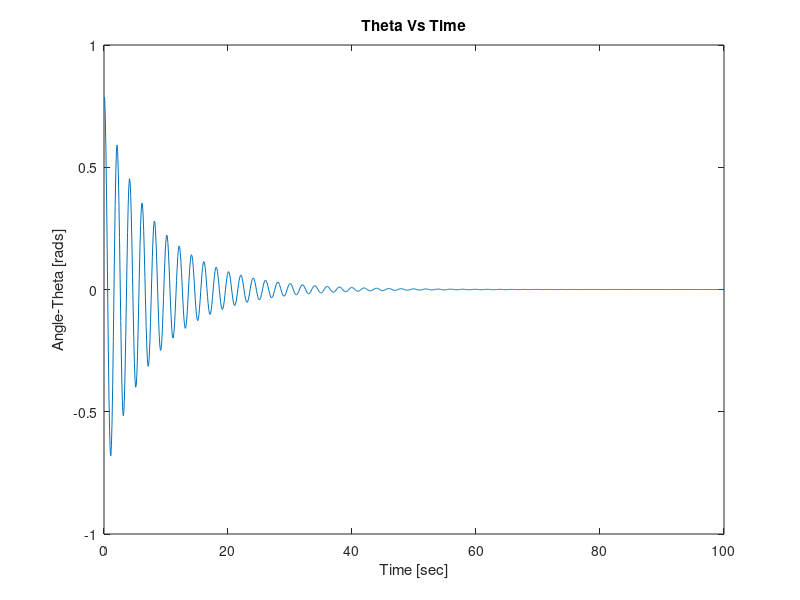
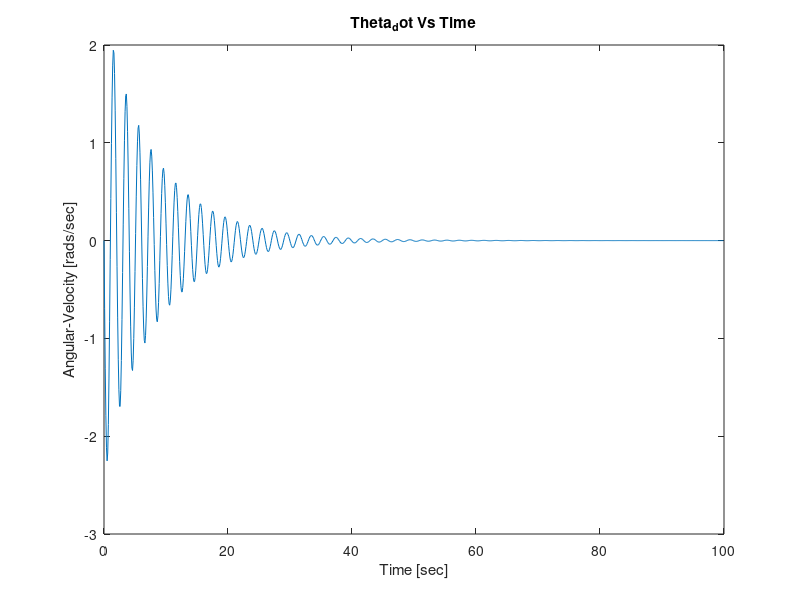

Source code (MATLAB) for these figures, in order: (Note: this script raises an error after producing the figures.)


%% Pendulum Equations
g = -9.81; 
L = 1; 
b = 1.2;
dt = .1;
t_tot = 100; 
sim_len = t_tot/dt;

t = [0:dt:(t_tot-.1)];

% % Define Initial Conditions 
% x1_0 = pi/4 ; 
% x2_0 = 0; 




x1 = zeros(1,sim_len); 
x2 = zeros(1,sim_len); 



%% Euler Discretization for Pendulum 

% Define Initial Conditions 
x1_0 = pi/4 ; 
x2_0 = 0;

% Store Initial Condition in State Vectors
x1(1) = x1_0; 
x2(1) = x2_0; 

for k=2:sim_len
    
    % State Dynamics
    x1_dot = x2(k-1);
    x2_dot = (g/L)*sin(x1(k-1)) - b*x1_dot;  
        
    % Propagate State Update through Discretized Model 
    x1(k) = x1(k-1) + x1_dot*dt; 
    x2(k) = x2(k-1) + x2_dot*dt;
end 


figure(1);
plot(t, x1);
xlabel('Time [sec]');
ylabel('Angle-Theta [rads]');
title('Theta Vs Time');

figure(2);
plot(t, x2);
xlabel('Time [sec]');
ylabel('Angular-Velocity [rads/sec]');
title('Theta_dot Vs Time');

%% Animation 


% Define Initial Conditions 
x1_0 = pi/4 ; 
x2_0 = 0;

% Store Initial Condition in State Vectors
x1(1) = x1_0; 
x2(1) = x2_0; 


v = VideoWriter('pendulum.avi'); 
v.FrameRate = 30;
open(v); 

for k=2:sim_len
%     
%     % State Dynamics
%     x1_dot = x2(k-1);
%     x2_dot = (g/L)*sin(x1(k-1));  
%         
%     % Propagate State Update through Discretized Model 
%     x1(k) = x1(k-1) + x1_dot*dt; 
%     x2(k) = x2(k-1) + x2_dot*dt;
    
    %Plot for Video 
    hold  on
    fill([-1-0.2*1 1+0.2*1 1+0.2*1 -1-0.2*1], [-1-0.2*1 -1-0.2*1 1+0.2*1 1+0.2*1], 'w'); % Clears Background
    plot([0 sin(x1(k-1))],[0 -cos(x1(k-1))], 'b', 'LineWidth', 3); % Plots Rod
%     plot(,'Marker','o', 'MarkerSize', 20, 'MarkerFaceColor', 'r', 'MarkerEdgeColor', 'r'); % Plots Bob 
    
    xlim([-1-0.2*1 1+0.2*1]); 
    ylim([-1-0.2*1 1+0.2*1]);
    title('Simple Pendulum');
    frame=getframe(gcf); 
    writeVideo(v, frame);
    
end 


close(v); 




%% Runge-Kutta 4 Discretization for Pendulum 

% % Define Initial Conditions 
% x1_0 = pi/4 ; 
% x2_0 = 0;
% 
% % Store Initial Condition in State Vectors
% x1(1) = x1_0; 
% x2(1) = x2_0; 
% 
% for k=2:sim_len
%     % Define the TimeStep
%     h = dt; 
%     
%     % State Dynamics
%     
%         % At time 'K'
%         x1_dot_k = ;
%         x2_dot_k = ;  
%         
%         % At time 'K+.5h', 
%         x1_dot_k = x2(k-1 );
%         x2_dot_k = (g/L)*sin(x1(k-1)); 
%     
%     
%     
%     %RK4 Parameter Weights
%     k1_1 = x2(k-1); 
%     k2_1 = (g/L)*sin(x1(k-1)); 
%     k3_1 = ; 
%     k4_1 = ; 
%     
%     k1_2 = ; 
%     k2_2 = ; 
%     k3_2 = ; 
%     k4_2 = ; 
%         
%     % Propagate State Update through Discretized Model 
%     x1(k) = x1(k-1) + h*(1/6)*(k1_1 + 2*k2_1 + 2*k3_1 + k4_1); 
%     x2(k) = x2(k-1) + h*(1/6)*(k1_2 + 2*k2_2 + 2*k3_2 + k4_2); 
% end 
% 
% 
% figure(1);
% plot(t, x1);
% xlabel('Time [sec]');
% ylabel('Angle-Theta [rads]');
% title('Theta Vs Time');
% 
% figure(2);
% plot(t, x2);
% xlabel('Time [sec]');
% ylabel('Angular-Velocity [rads/sec]');
% title('Theta_dot Vs Time');


